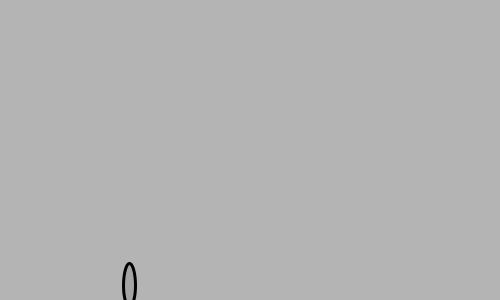
Frame 1 (no input)
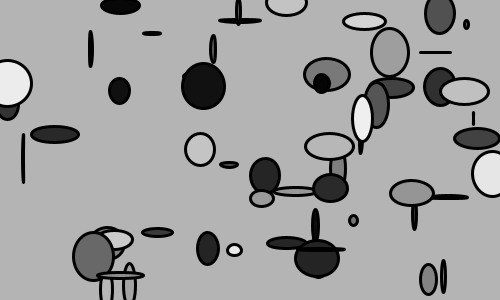
Frame 60 (the mouse pressed at the canvas centre just before this capture)
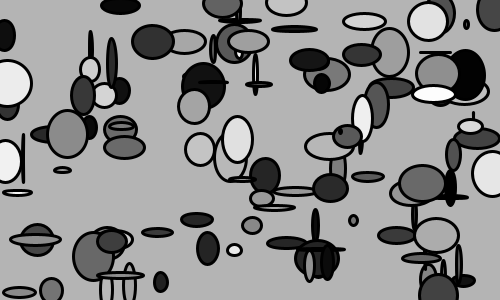
Frame 120 (the mouse held since frame 60 and released just before this capture)

The Processing sketch that drew these frames (run headless with seeded random() and noise(); from frame 60 on, the mouse is pressed at the canvas centre):

// Processing sketch: interattivo_3
// ── interattivo_3.pde
void setup() {
  size(500,300);
  background(180);
  stroke(0);
  strokeWeight(3);
}

void draw() {
  fill(random(0,255));
  ellipse(random(width),random(height),random(50),random(50));
}
